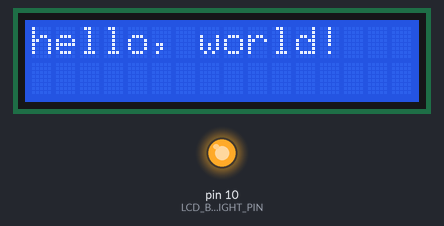
A sketch run on a simulated Arduino Uno, built with avr-gcc and run on an emulated ATmega328P. Shown: 16×2 character LCD, output pins drawn as LEDs (lit = HIGH). Pins used as bus, display or sensor lines are not drawn.

Above: at 0.1 s.
At 17.15 s:
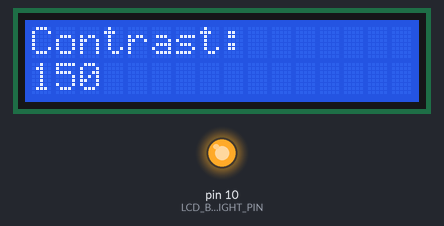
At 28.52 s:
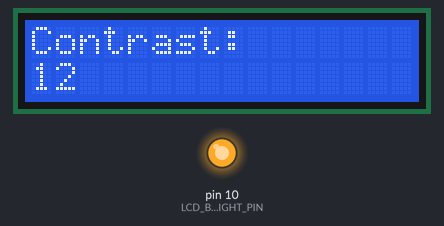
At 39.88 s:
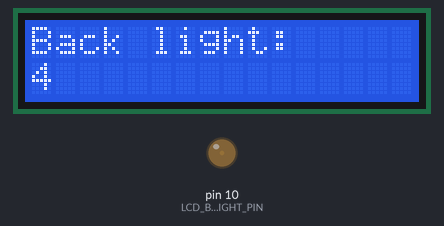
Timing chart, 0 to 40.0 s (numbered marks = the images above):
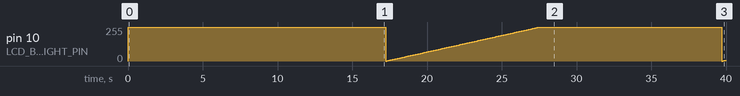

The sketch:

1602_brightness_control.ino
```cpp
#include <LiquidCrystal.h>

// initialize the LCD interface pin
// with the arduino pin number it is connected to
const int rs = 12, en = 11, d4 = 5, d5 = 4, d6 = 3, d7 = 2;
LiquidCrystal lcd(rs, en, d4, d5, d6, d7);

// output control pins
#define LCD_CONTRAST_PIN 6
#define LCD_BACKLIGHT_PIN 10

void setup() {
  //set some defaults
  analogWrite(LCD_BACKLIGHT_PIN, 255); //set backlight on
  analogWrite(LCD_CONTRAST_PIN, 50); //set some contrast
  // set up the LCD's number of columns and rows:
  lcd.begin(16, 2);
  // Print a message to the LCD.
  lcd.print("hello, world!");
  delay(5000);
}

void loop() {
  lcd.clear();
  lcd.print("Contrast:");
  // loop through values for contrast
  for (int i=0; i <= 150; i++){
    analogWrite(LCD_CONTRAST_PIN, i);
    lcd.setCursor(0, 1);
    lcd.print(i);
    delay(80);
  }

  analogWrite(LCD_CONTRAST_PIN, 50);

  lcd.clear();
  lcd.print("Back light:");
  // loop through values for backlight
  for (int i=0; i <= 255; i+=2){
    analogWrite(LCD_BACKLIGHT_PIN, i);
    lcd.setCursor(0, 1);
    lcd.print(i);
    delay(80);
  }
}
```

Measured:
- by itself, pin 10 (LCD_BACKLIGHT_PIN): ramps from 0/255 to 254/255 and jumps back, once every 22.5 s
